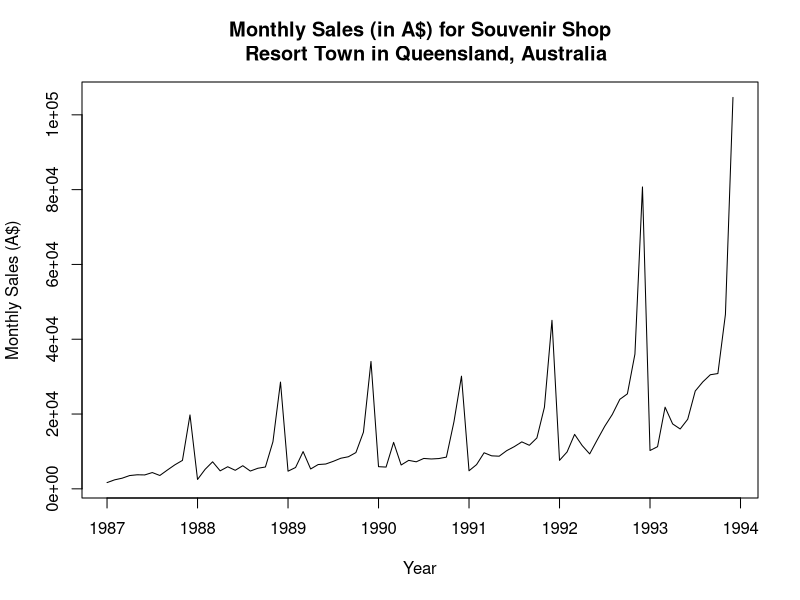
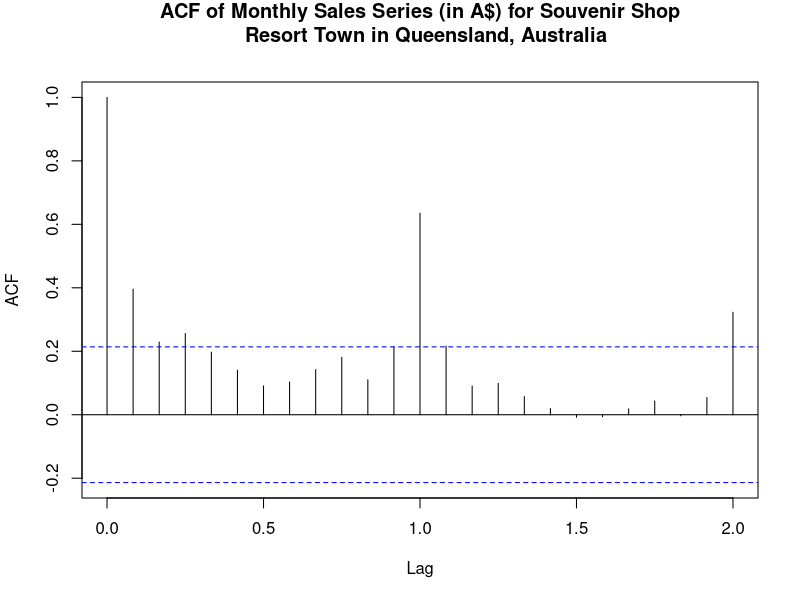
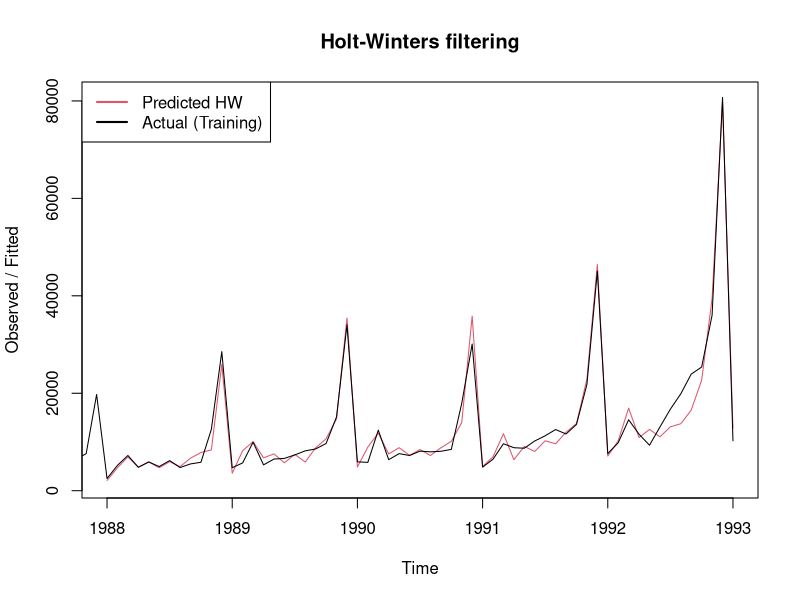
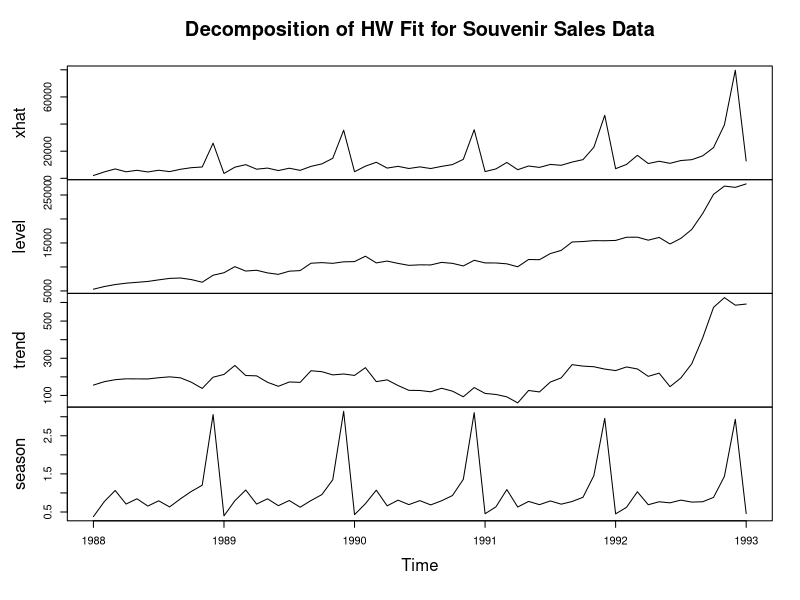
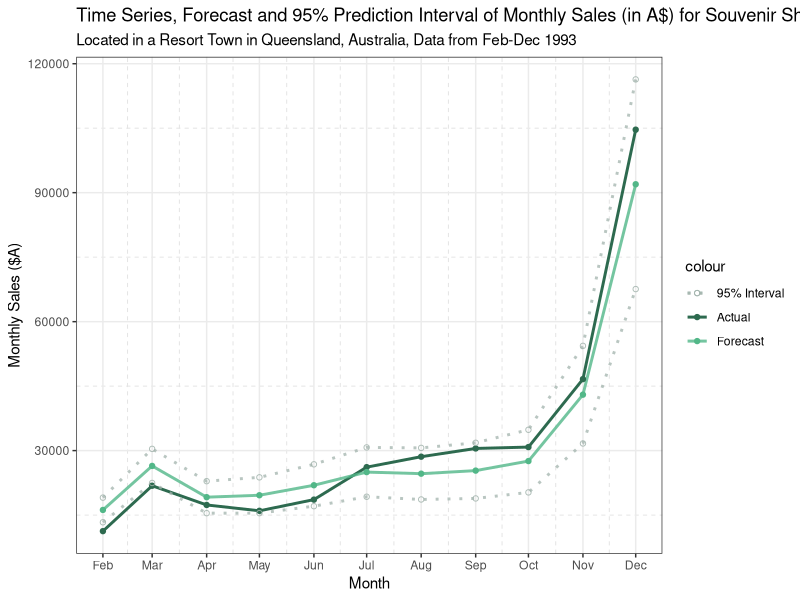

The R source for these figures, in order:
## ---- chunk 1
knitr::opts_chunk$set(echo = TRUE)
library(zoo)
library(tseries)
library(xts)
library(ggplot2)
library(knitr)
## ---- chunk 2
df = read.table("souvenir.txt")
souvenir_ts = ts(data = (df),
                 start = c(1987,1),
                 end = c(1993, 12),
                 frequency = 12)
plot(souvenir_ts, xlab = "Year", ylab = "Monthly Sales (A$)",
     main = "Monthly Sales (in A$) for Souvenir Shop
  Resort Town in Queensland, Australia")
## ---- chunk 3
acf(souvenir_ts, lag.max = 24, main = "ACF of Monthly Sales Series (in A$) for Souvenir Shop
  Resort Town in Queensland, Australia")
## ---- chunk 4
train = window(souvenir_ts, start = c(1987, 1), end = c(1993, 1))
test = window(souvenir_ts, start = c(1993, 2), end = c(1993, 12))
## ---- chunk 5
fit = HoltWinters(train, seasonal = "multiplicative")
plot(fit)
legend(x = "topleft",          
       legend = c("Predicted HW", "Actual (Training)"),  
       lty = c(1, 1),          
       col = c(2, 1),          
       lwd = 2)   
## ---- chunk 6
plot(fitted(fit), main = "Decomposition of HW Fit for Souvenir Sales Data")
## ---- chunk 7
preds = as.data.frame(predict(fit, newdata = test, n.ahead = 11, 
                            prediction.interval = TRUE, level = 0.95))
forecast_df <- data.frame(
  Time = as.Date(time(test)),
  Observed = as.numeric(test),
  Forecast = as.numeric(preds$fit),
  Lower95 = as.numeric(preds$lwr),
  Upper95 = as.numeric(preds$upr)
)

## ---- chunk 8
g<-ggplot(data = forecast_df, aes(x = Time)) +
  geom_line(aes(y = Observed, color = "Actual"), linewidth = 1, na.rm = TRUE) +
  geom_line(aes(y = Forecast, color = "Forecast"), linewidth = 1, alpha = 0.8) +
  geom_line(aes(y = Lower95, color = "95% Interval"),  alpha = 0.75, linewidth = 1, 
            lty = 'dotted') +
  geom_line(aes(y = Upper95, color = "95% Interval"), alpha = 0.75, linewidth = 1,
            lty = "dotted") +
  geom_point(aes(y = Observed, color = "Actual"), pch = 19, na.rm = TRUE) +
  geom_point(aes(y = Forecast, color = "Forecast"), pch = 19, na.rm = TRUE) +
  geom_point(aes(y = Lower95, color = "95% Interval"), alpha = 0.85, 
             pch = 21, na.rm = TRUE) +
  geom_point(aes(y = Upper95, color = "95% Interval"), alpha = 0.85,
             pch = 21, na.rm = TRUE) +
  scale_color_manual(
    values = c("Actual" = "#2d6a4f", 
               "Forecast" = "#52b788",
               "95% Interval" = "#a1b3ac")) +
       scale_x_date(date_breaks = "1 month",  date_labels = "%b") +
  labs(
    title = "Time Series, Forecast and 95% Prediction Interval of Monthly Sales (in A$) for Souvenir Shop",
    subtitle = "Located in a Resort Town in Queensland, Australia, Data from Feb-Dec 1993",
    x = "Month",
    y = "Monthly Sales ($A)"
  ) +
  theme_bw() +
  theme(panel.grid.minor =  element_line(color = "grey90", 
                                         size = 0.35,
                                         linetype = "dashed"))
g
## ---- chunk 9
blargh = (t(forecast_df[1:3, 2:3]))
colnames(blargh) = c("February", 
                     "March", "April")
kable(blargh)
